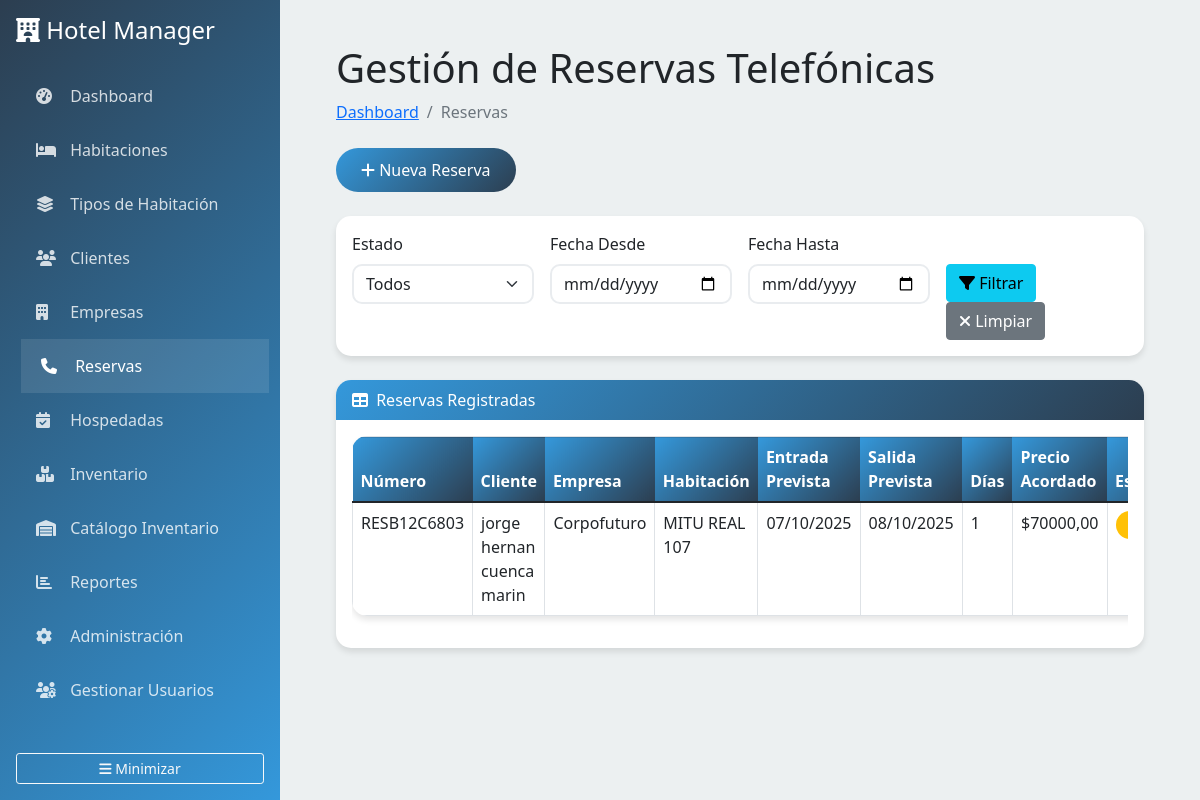
Page /reservas/ on the committed database.
### hotel/models.py (models this page shows, shortened)
class Reserva(models.Model):
    ESTADOS = [
        ('pendiente', 'Pendiente'),
        ('confirmada', 'Confirmada'),
        ('cancelada', 'Cancelada'),
        ('convertida', 'Convertida a Hospedada'),
    ]
    numero_reserva = models.CharField(max_length=20, unique=True, verbose_name="Número de Reserva")
    cliente = models.ForeignKey(Cliente, on_delete=models.CASCADE, verbose_name="Cliente")
    empresa = models.ForeignKey(Empresa, on_delete=models.SET_NULL, null=True, blank=True, verbose_name="Empresa")
    habitacion = models.ForeignKey(Habitacion, on_delete=models.CASCADE, verbose_name="Habitación")
    fecha_entrada_prevista = models.DateField(verbose_name="Fecha de Entrada Prevista")
    fecha_salida_prevista = models.DateField(verbose_name="Fecha de Salida Prevista")
    numero_huespedes = models.PositiveIntegerField(default=1, verbose_name="Número de Huéspedes")
    estado = models.CharField(max_length=20, choices=ESTADOS, default='pendiente', verbose_name="Estado")
    precio_acordado = models.DecimalField(
        max_digits=10,
        decimal_places=2,
        null=True,
        blank=True,
        verbose_name="Precio Acordado"
    )
    observaciones = models.TextField(blank=True, verbose_name="Observaciones")
    fecha_creacion = models.DateTimeField(auto_now_add=True, verbose_name="Fecha de Creación")
    usuario_creacion = models.ForeignKey(User, on_delete=models.SET_NULL, null=True, verbose_name="Usuario que Creó")
    hospedada_convertida = models.OneToOneField(
        'Hospedada',
        on_delete=models.SET_NULL,
        null=True,
        blank=True,
        related_name='reserva_origen',
        verbose_name="Hospedada Resultante"
    )
    class Meta:
        verbose_name = "Reserva"
        verbose_name_plural = "Reservas"
        ordering = ['-fecha_creacion']
    @property
    def dias_estancia_previstos(self):
        if self.fecha_entrada_prevista and self.fecha_salida_prevista:
            return (self.fecha_salida_prevista - self.fecha_entrada_prevista).days
        return 0

class Cliente(models.Model):
    TIPOS_DOCUMENTO = [
        ('cedula', 'Cédula'),
        ('pasaporte', 'Pasaporte'),
        ('tarjeta_identidad', 'Tarjeta de Identidad'),
    ]
    nombre = models.CharField(max_length=100, verbose_name="Nombre")
    apellido = models.CharField(max_length=100, verbose_name="Apellido")
    tipo_documento = models.CharField(max_length=20, choices=TIPOS_DOCUMENTO, verbose_name="Tipo de Documento")
    numero_documento = models.CharField(max_length=50, unique=True, verbose_name="Número de Documento")
    telefono = models.CharField(max_length=20, blank=True, verbose_name="Teléfono")
    email = models.EmailField(blank=True, verbose_name="Email")
    direccion = models.TextField(blank=True, verbose_name="Dirección")
    fecha_nacimiento = models.DateField(null=True, blank=True, verbose_name="Fecha de Nacimiento")
    empresa = models.ForeignKey(Empresa, on_delete=models.SET_NULL, null=True, blank=True, verbose_name="Empresa Asociada")
    fecha_registro = models.DateTimeField(auto_now_add=True, verbose_name="Fecha de Registro")
    class Meta:
        verbose_name = "Cliente"
        verbose_name_plural = "Clientes"
        ordering = ['apellido', 'nombre']
    @property
    def nombre_completo(self):
        return f"{self.nombre} {self.apellido}"

class Empresa(models.Model):
    nombre = models.CharField(max_length=200, verbose_name="Nombre de la Empresa")
    rfc = models.CharField(max_length=20, unique=True, verbose_name="RFC")
    direccion = models.TextField(verbose_name="Dirección")
    telefono = models.CharField(max_length=20, verbose_name="Teléfono")
    email = models.EmailField(verbose_name="Email")
    contacto = models.CharField(max_length=100, blank=True, verbose_name="Persona de Contacto")
    activa = models.BooleanField(default=True, verbose_name="Activa")
    fecha_registro = models.DateTimeField(auto_now_add=True, verbose_name="Fecha de Registro")
    class Meta:
        verbose_name = "Empresa"
        verbose_name_plural = "Empresas"
        ordering = ['nombre']

class Habitacion(models.Model):
    ESTADOS = [
        ('disponible', 'Disponible'),
        ('ocupada', 'Ocupada'),
        ('mantenimiento', 'En Mantenimiento'),
        ('limpieza', 'En Limpieza'),
    ]
    numero = models.CharField(max_length=10, unique=True, verbose_name="Número de Habitación")
    tipo = models.ForeignKey(TipoHabitacion, on_delete=models.CASCADE, verbose_name="Tipo")
    piso = models.PositiveIntegerField(verbose_name="Piso")
    estado = models.CharField(max_length=20, choices=ESTADOS, default='disponible', verbose_name="Estado")
    descripcion = models.TextField(blank=True, verbose_name="Descripción")
    class Meta:
        verbose_name = "Habitación"
        verbose_name_plural = "Habitaciones"
        ordering = ['numero']

### hotel/views_reservas.py (the view)
# urls.py: path('reservas/', views.reservas_list, name='reservas'),
def reservas_list(request):
    reservas = Reserva.objects.select_related('cliente', 'habitacion', 'empresa').all()
    estado = request.GET.get('estado')
    fecha_desde = request.GET.get('fecha_desde')
    fecha_hasta = request.GET.get('fecha_hasta')
    if estado:
        reservas = reservas.filter(estado=estado)
    if fecha_desde:
        reservas = reservas.filter(fecha_entrada_prevista__gte=fecha_desde)
    if fecha_hasta:
        reservas = reservas.filter(fecha_salida_prevista__lte=fecha_hasta)
    reservas = reservas.order_by('fecha_entrada_prevista')
    paginator = Paginator(reservas, 20)
    page = request.GET.get('page')
    reservas = paginator.get_page(page)
    context = {
        'reservas': reservas,
        'filtros': {'estado': estado, 'fecha_desde': fecha_desde, 'fecha_hasta': fecha_hasta}
    }
    return render(request, 'hotel/reservas.html', context)

### templates/hotel/reservas.html (shortened to what this page needs)
{% extends 'base.html' %}
{% load static %}
{% block content %}
<div class="container-fluid px-4">
    <h1 class="mt-4">Gestión de Reservas Telefónicas</h1>
    <ol class="breadcrumb mb-4">
        <li class="breadcrumb-item"><a href="{% url 'hotel:dashboard' %}">Dashboard</a></li>
        <li class="breadcrumb-item active">Reservas</li>
    </ol>
    <div class="mb-4">
        <button type="button" class="btn btn-primary" data-bs-toggle="modal" data-bs-target="#nuevaReservaModal">
            <i class="fas fa-plus"></i> Nueva Reserva
        </button>
    </div>
    <div class="card mb-4">
        <div class="card-body">
            <form method="get" class="row g-3">
                <div class="col-md-3">
                    <label for="estado" class="form-label">Estado</label>
                    <select class="form-select" id="estado" name="estado">
                        <option value="">Todos</option>
                    </select>
                </div>
                <div class="col-md-3">
                    <label for="fecha_desde" class="form-label">Fecha Desde</label>
                    <input type="date" class="form-control" id="fecha_desde" name="fecha_desde" value="{{ filtros.fecha_desde }}">
                </div>
                <div class="col-md-3">
                    <label for="fecha_hasta" class="form-label">Fecha Hasta</label>
                    <input type="date" class="form-control" id="fecha_hasta" name="fecha_hasta" value="{{ filtros.fecha_hasta }}">
                </div>
                <div class="col-md-3">
                    <label class="form-label">&nbsp;</label>
                    <div>
                        <button type="submit" class="btn btn-info">
                            <i class="fas fa-filter"></i> Filtrar
                        </button>
                        <a href="{% url 'hotel:reservas' %}" class="btn btn-secondary">
                            <i class="fas fa-times"></i> Limpiar
                        </a>
                    </div>
                </div>
            </form>
        </div>
    </div>
    <div class="card mb-4">
        <div class="card-header">
            <i class="fas fa-table me-1"></i>
            Reservas Registradas
        </div>
        <div class="card-body">
            <div class="table-responsive">
                <table class="table table-bordered">
                    <thead>
                        <tr>
                            <th>Número</th>
                            <th>Cliente</th>
                            <th>Empresa</th>
                            <th>Habitación</th>
                            <th>Entrada Prevista</th>
                            <th>Salida Prevista</th>
                            <th>Días</th>
                            <th>Precio Acordado</th>
                            <th>Estado</th>
                        </tr>
                    </thead>
                    <tbody>
                        {% for reserva in reservas %}
                        <tr>
                            <td>{{ reserva.numero_reserva }}</td>
                            <td>{{ reserva.cliente.nombre_completo }}</td>
                            <td>{{ reserva.empresa.nombre|default:"-" }}</td>
                            <td>{{ reserva.habitacion.numero }}</td>
                            <td>{{ reserva.fecha_entrada_prevista|date:"d/m/Y" }}</td>
                            <td>{{ reserva.fecha_salida_prevista|date:"d/m/Y" }}</td>
                            <td>{{ reserva.dias_estancia_previstos }}</td>
                            <td>${{ reserva.precio_acordado|floatformat:2 }}</td>
                            <td>
                                {% if reserva.estado == 'pendiente' %}
                                    <span class="badge bg-warning">Pendiente</span>
                                {% elif reserva.estado == 'confirmada' %}
                                    <span class="badge bg-info">Confirmada</span>
                                {% elif reserva.estado == 'cancelada' %}
                                    <span class="badge bg-danger">Cancelada</span>
                                {% elif reserva.estado == 'convertida' %}
                                    <span class="badge bg-success">Convertida</span>
                                {% endif %}
                            </td>
                        </tr>
                        {% empty %}
                        <tr>
                            <td colspan="10" class="text-center">No hay reservas registradas</td>
                        </tr>
                        {% endfor %}
                    </tbody>
                </table>
            </div>
        </div>
    </div>
</div>
{% endblock %}

### templates/base.html (style rules this page uses)
:root { --primary-color: #2c3e50; --secondary-color: #3498db; --success-color: #27ae60; --warning-color: #f39c12; --danger-color: #e74c3c; --light-bg: #ecf0f1; }
body { background-color: var(--light-bg); font-family: 'Segoe UI', Tahoma, Geneva, Verdana, sans-serif; }
.card { border: none; border-radius: 15px; box-shadow: 0 4px 6px rgba(0, 0, 0, 0.1); transition: transform 0.3s ease; }
.card-header { background: linear-gradient(135deg, var(--secondary-color), var(--primary-color)); color: white; border-radius: 15px 15px 0 0 !important; border: none; }
.btn-primary { background: linear-gradient(135deg, var(--secondary-color), var(--primary-color)); border: none; border-radius: 25px; padding: 10px 25px; transition: all 0.3s ease; }
.table { background: white; border-radius: 15px; overflow: hidden; box-shadow: 0 4px 6px rgba(0, 0, 0, 0.1); }
.table thead th { background: linear-gradient(135deg, var(--secondary-color), var(--primary-color)); color: white; border: none; font-weight: 600; }
.badge { padding: 8px 12px; border-radius: 20px; font-weight: 500; }
.form-control, .form-select { border-radius: 10px; border: 2px solid #e9ecef; transition: all 0.3s ease; }

### rows in the picture
Reserva: numero_reserva "RESB12C6803", cliente.nombre_completo "jorge hernan cuenca marin", empresa.nombre "Corpofuturo", habitacion.numero "MITU REAL 107", fecha_entrada_prevista "07/10/2025", fecha_salida_prevista "08/10/2025", dias_estancia_previstos "1", precio_acordado "70000,00"
